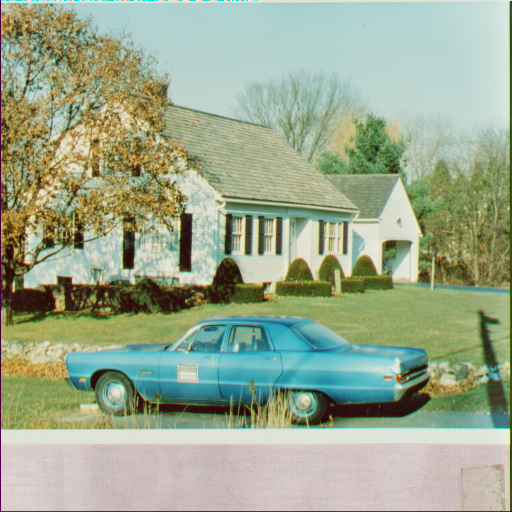
#> input picture Exercicio-2/carro_colorido.tiff, 512 x 512 px
$ jupyter execute Teste2.ipynb
#> lines starting #> are read from the running program, lines starting #| are printed output that depends on the picture
[cell 1]
import cv2
import numpy as np
import matplotlib.pyplot as plt
import pandas as pd

[cell 2]
def histogram_equalization_gray(image):
    # Passo 1: Obter histograma
    hist, bins = np.histogram(image.flatten(), 256, [0,256])

    # Passo 2: Normalizar o histograma
    hist_normalized = hist / float(image.shape[0] * image.shape[1])

    # Passo 3: Obter Histograma de soma acumulada
    cdf = hist_normalized.cumsum()

    # Passo 4: Gerar mapeamento usando L=256 e o histograma de soma acumulada
    mapping = (cdf * 255).astype('uint8')

    # Passo 5: Mapear os pixels da imagem de entrada para seus novos valores usando o mapeamento
    equalized_image = mapping[image]

    return equalized_image, mapping, hist_normalized

[cell 3]
def histogram_equalization_color(image):
    equalized_channels = []
    for channel in cv2.split(image):
        equalized_channel, _, _ = histogram_equalization_gray(channel)
        equalized_channels.append(equalized_channel)
    return cv2.merge(equalized_channels)

[cell 4]
def calculate_color_histogram(image):
    # Dividindo a imagem em seus canais de cores R, G e B
    channels = cv2.split(image)

    # Calculando os histogramas para cada canal de cor
    hist_channels = [cv2.calcHist([channel], [0], None, [256], [0,256]) for channel in channels]

    return hist_channels

[cell 5]
def histogram_equalization_hsv(image, equalize_hue=False, equalize_saturation=False, equalize_value=True):
    hsv_image = cv2.cvtColor(image, cv2.COLOR_BGR2HSV)
    h, s, v = cv2.split(hsv_image)

    # Equalize chosen channels
    if equalize_hue:
        h_equalized, _, _ = histogram_equalization_gray(h)
    else:
        h_equalized = h

    if equalize_saturation:
        s_equalized, _, _ = histogram_equalization_gray(s)
    else:
        s_equalized = s

    if equalize_value:
        v_equalized, _, _ = histogram_equalization_gray(v)
    else:
        v_equalized = v

    equalized_hsv_image = cv2.merge([h_equalized, s_equalized, v_equalized])
    return cv2.cvtColor(equalized_hsv_image, cv2.COLOR_HSV2BGR)

[cell 6]
def plot_histograms(image, equalized_image, hist_channels, equalized_hist_channels):
    plt.figure(figsize=(12, 14))

    plt.subplot(4, 2, 1)
    plt.imshow(cv2.cvtColor(image, cv2.COLOR_BGR2RGB))
    plt.title('Original Image')
    plt.axis('off')

    plt.subplot(4, 2, 2)
    plt.imshow(cv2.cvtColor(equalized_image, cv2.COLOR_BGR2RGB))
    plt.title('Equalized Image')
    plt.axis('off')

    colors = ['r', 'g', 'b']
    for i, color in enumerate(colors):
        plt.subplot(4, 2, i*2+3)
        plt.bar(np.arange(len(hist_channels[i])), hist_channels[i].flatten(), color=color, alpha=0.7, label=color.upper())
        plt.title('Original Histogram - ' + color.upper())

        plt.subplot(4, 2, i*2+4)
        plt.bar(np.arange(len(equalized_hist_channels[i])), equalized_hist_channels[i].flatten(), color=color, alpha=0.7, label=color.upper())
        plt.title('Equalized Histogram - ' + color.upper())

    plt.tight_layout()
    plt.show()

[cell 7]
# Carregar a imagem colorida
color_image = cv2.imread('carro_colorido.tiff')
#> color_image is the input picture: shape (512, 512, 3); mean B, G, R 142.2, 168.2, 155.4

# Calcular histogramas de cores para a imagem original
hist_channels = calculate_color_histogram(color_image)
#> in calculate_color_histogram, `hist_channels = [cv2.calcHist([channel], [0], None, [256], [0,256]) fo..`: hist_channels = 3 items
#> hist_channels = 3 items

# Equalizar a imagem colorida
equalized_color_image = histogram_equalization_color(color_image)
#> the loop in histogram_equalization_color, `for channel in cv2.split(image):` made 3 passes
#> pass 1, in histogram_equalization_gray, `equalized_image = mapping[image]`:
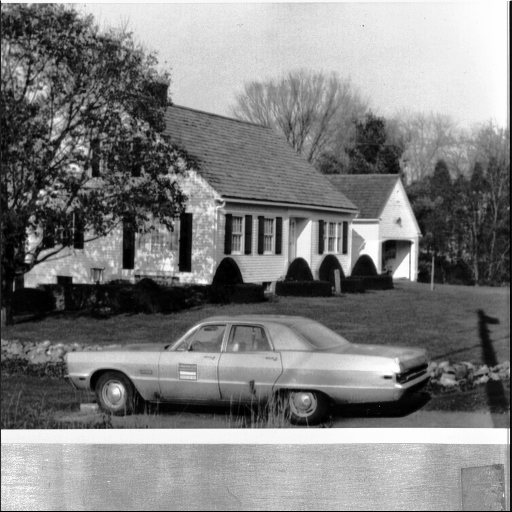
#> equalized_image: shape (512, 512); min 0, max 255, mean 128
#> pass 2, in histogram_equalization_gray (call 2), `equalized_image = mapping[image]`:
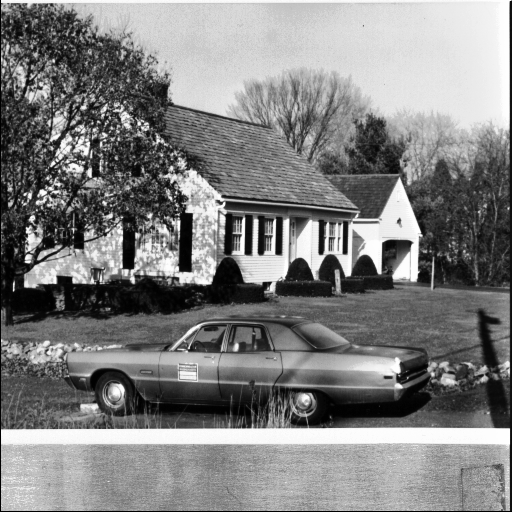
#> equalized_image: shape (512, 512); min 0, max 255, mean 128.1
#> pass 3, in histogram_equalization_gray (call 3), `equalized_image = mapping[image]`:
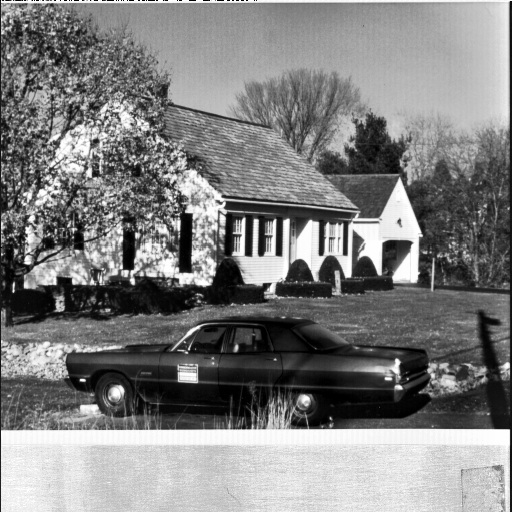
#> equalized_image: shape (512, 512); min 0, max 255, mean 127.9
#> in histogram_equalization_color, `return cv2.merge(equalized_channels)`:
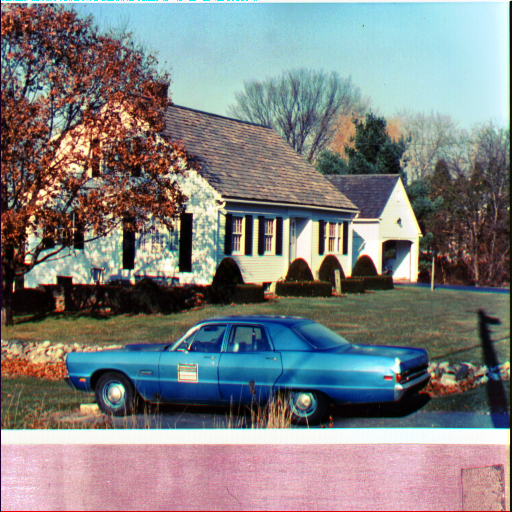
#> returned value: shape (512, 512, 3); mean of channels 0, 1, 2 128, 128.1, 127.9; drawn as B, G, R

# Calcular histogramas de cores para a imagem equalizada
equalized_hist_channels = calculate_color_histogram(equalized_color_image)
#> equalized_hist_channels = 3 items

# Plotar as imagens e histogramas
plot_histograms(color_image, equalized_color_image, hist_channels, equalized_hist_channels)
#> in plot_histograms, `plt.show()`:
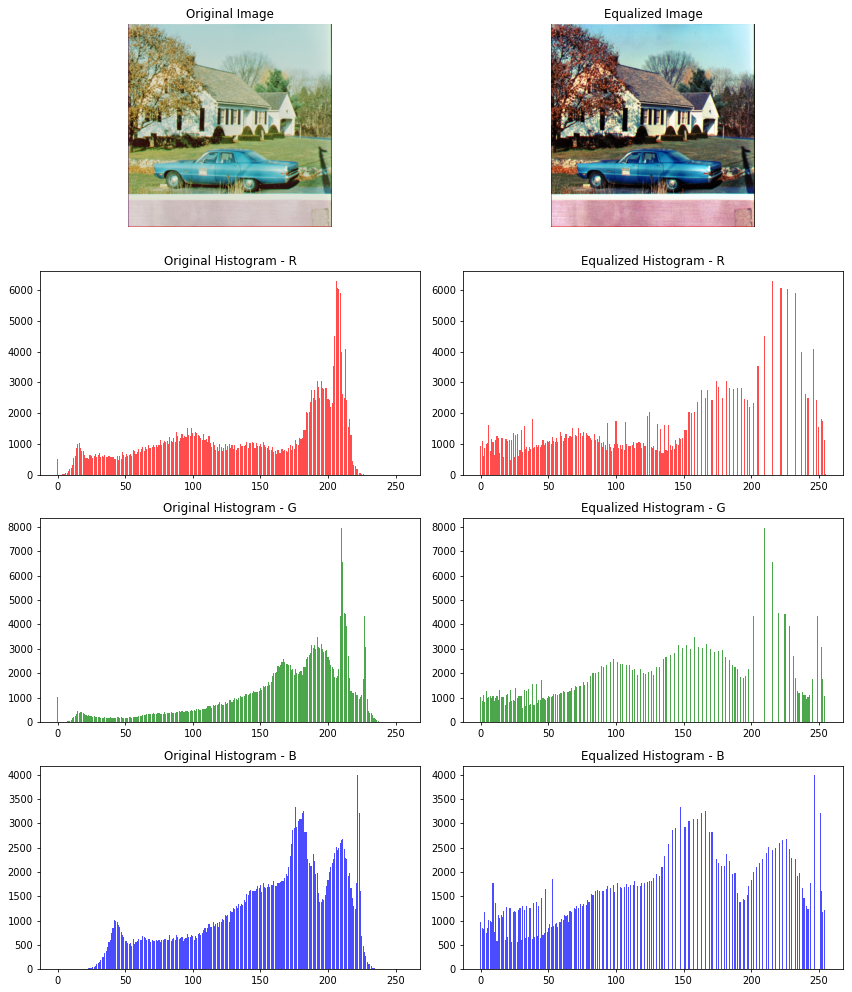
#> figure drawn by matplotlib, 8 panels; panel 3: tallest bar 6304 high, from x = 205.6 to 206.4; panel 4: tallest bar 6304 high, from x = 215.6 to 216.4; panel 5: tallest bar 7947 high, from x = 209.6 to 210.4; panel 6: tallest bar 7947 high, from x = 209.6 to 210.4

[cell 8]
# Equalização do histograma para imagem colorida no espaço HSV
equalized_hsv_image = histogram_equalization_hsv(color_image)
#> in histogram_equalization_hsv, `hsv_image = cv2.cvtColor(image, cv2.COLOR_BGR2HSV)`: hsv_image: shape (512, 512, 3); mean H, S, V 54, 74.2, 174.4
#> in histogram_equalization_hsv, `h, s, v = cv2.split(hsv_image)`:
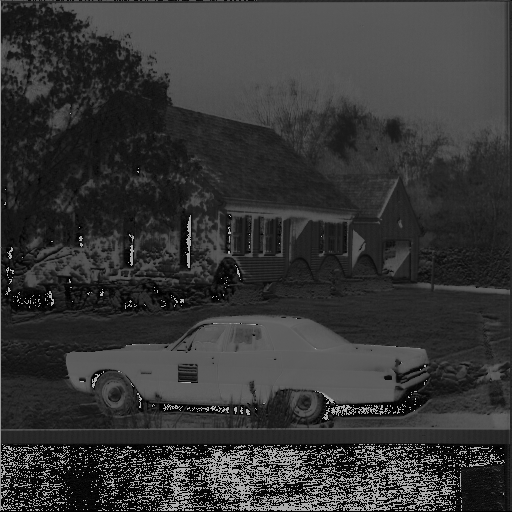
#> h: shape (512, 512); min 0, max 179, mean 54
#> in histogram_equalization_hsv, `h, s, v = cv2.split(hsv_image)`:
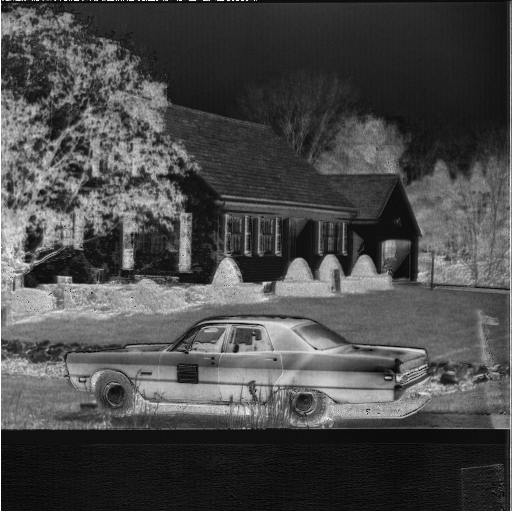
#> s: shape (512, 512); min 0, max 255, mean 74.2
#> in histogram_equalization_hsv, `h, s, v = cv2.split(hsv_image)`:
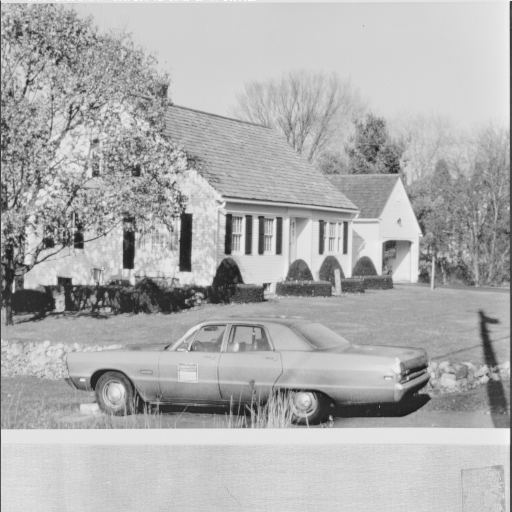
#> v: shape (512, 512); min 26, max 255, mean 174.4
#> in histogram_equalization_gray (call 4), `hist, bins = np.histogram(image.flatten(), 256, [0,256])`: hist = 256 values, max 9834 at index 210, min 0 at index 0, mean 1024; bins = 257 values from 0 to 256
#> in histogram_equalization_gray (call 4), `hist_normalized = hist / float(image.shape[0] * image.shape[1])`: hist_normalized = 256 values, max 0.0375 at index 210, min 0 at index 0, mean 0.00391
#> in histogram_equalization_gray (call 4), `cdf = hist_normalized.cumsum()`: cdf = 256 values from 0 to 1
#> in histogram_equalization_gray (call 4), `mapping = (cdf * 255).astype('uint8')`: mapping = 256 values from 0 to 255
#> in histogram_equalization_gray (call 4), `equalized_image = mapping[image]`:
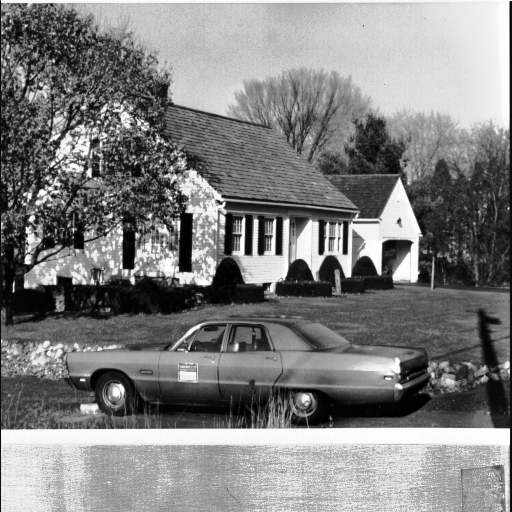
#> equalized_image: shape (512, 512); min 0, max 255, mean 128.4
#> in histogram_equalization_hsv, `equalized_hsv_image = cv2.merge([h_equalized, s_equalized, v_equalized])`: equalized_hsv_image: shape (512, 512, 3); mean H, S, V 54, 74.2, 128.4
#> in histogram_equalization_hsv, `return cv2.cvtColor(equalized_hsv_image, cv2.COLOR_HSV2BGR)`:
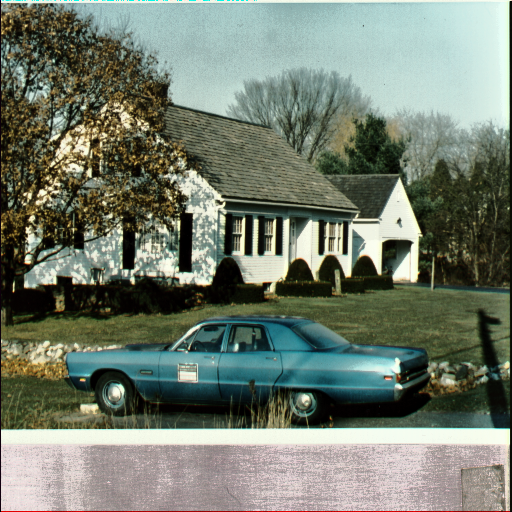
#> returned value: shape (512, 512, 3); mean B, G, R 110.4, 124.4, 115.4

# Mostrar a imagem equalizada no espaço HSV
plt.figure(figsize=(8, 4))
plt.imshow(cv2.cvtColor(equalized_hsv_image, cv2.COLOR_BGR2RGB))
plt.title('Equalized Image (HSV)')
plt.axis('off')
plt.show()
